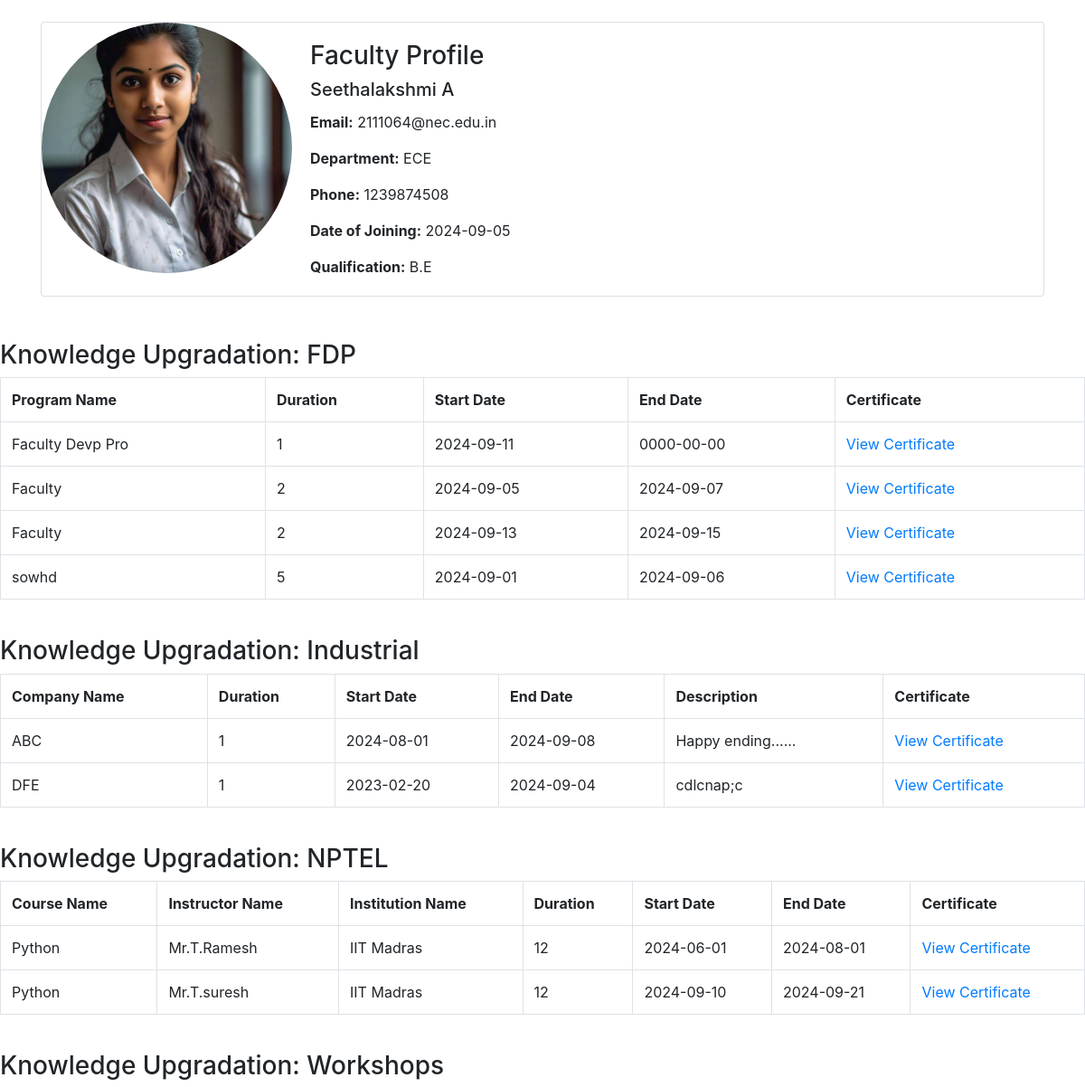
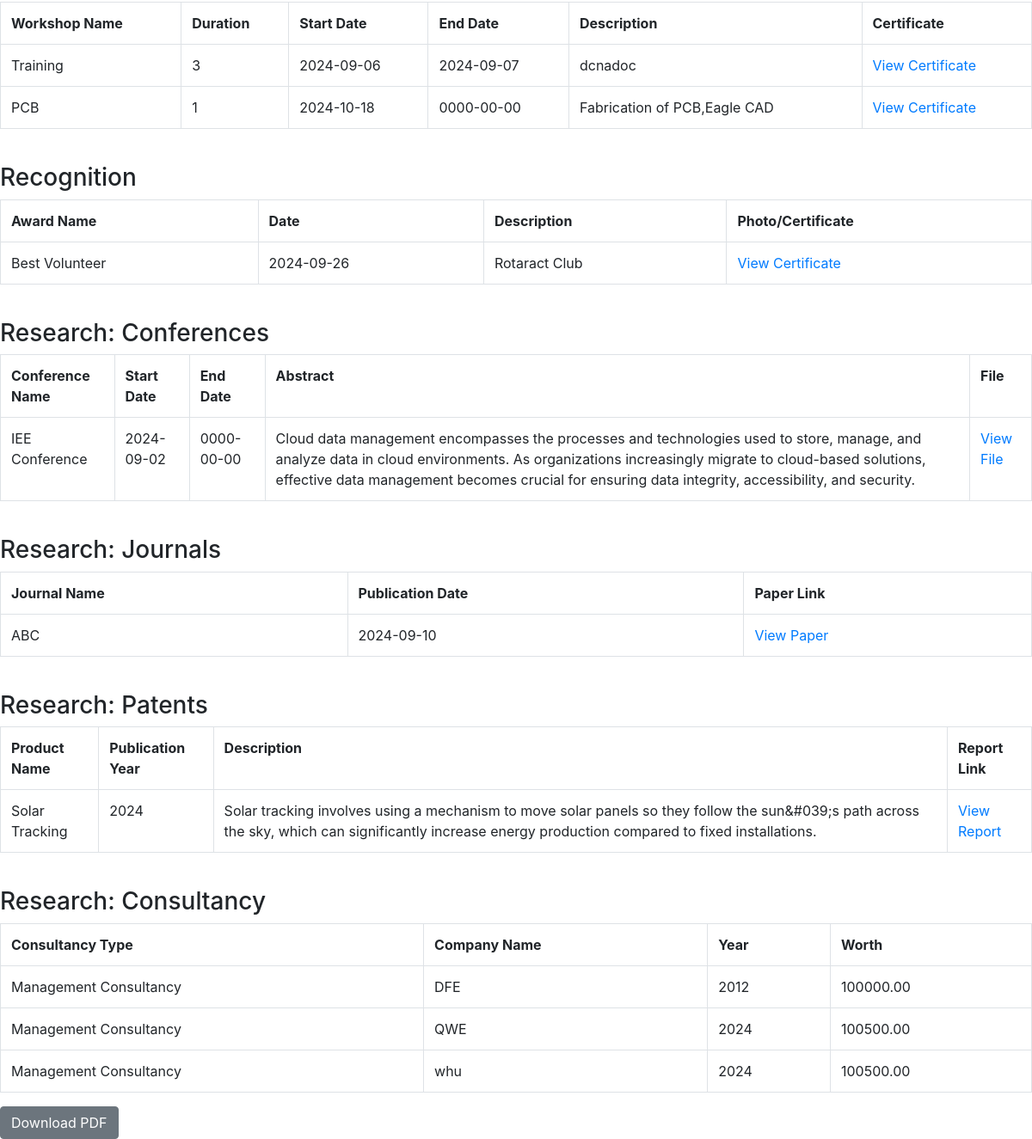
/admin/view_faculty_profile.php?id=10 (signed in), run on the app's committed database (2 pictures, top to bottom).
### tables this page shows
CREATE TABLE `faculty` (
  `id` int(11) NOT NULL,
  `faculty_name` varchar(100) NOT NULL,
  `email` varchar(100) NOT NULL,
  `password` varchar(100) NOT NULL DEFAULT '12345678',
  `department` varchar(100) NOT NULL,
  `phone` varchar(20) DEFAULT NULL,
  `profile_image` varchar(255) DEFAULT NULL,
  `date_of_joining` date DEFAULT NULL,
  `qualification` varchar(100) DEFAULT NULL,
  `reset_token` varchar(255) DEFAULT NULL,
  `token_expiry` datetime DEFAULT NULL
);

CREATE TABLE `knowledge_upgrade_fdp` (
  `id` int(11) NOT NULL,
  `faculty_id` int(11) NOT NULL,
  `program_name` varchar(255) NOT NULL,
  `duration` int(11) NOT NULL,
  `start_date` date NOT NULL,
  `end_date` date DEFAULT NULL,
  `certificate` varchar(255) DEFAULT NULL
);

CREATE TABLE `knowledge_upgrade_industrial` (
  `id` int(11) NOT NULL,
  `faculty_id` int(11) NOT NULL,
  `company_name` varchar(100) NOT NULL,
  `duration` int(11) NOT NULL,
  `start_date` date NOT NULL,
  `end_date` date NOT NULL,
  `description` text DEFAULT NULL,
  `certificate` varchar(255) DEFAULT NULL
);

CREATE TABLE `knowledge_upgrade_nptel` (
  `id` int(11) NOT NULL,
  `faculty_id` int(11) NOT NULL,
  `course_name` varchar(255) NOT NULL,
  `instructor_name` varchar(255) NOT NULL,
  `institution_name` varchar(255) NOT NULL,
  `duration` varchar(100) NOT NULL,
  `start_date` date NOT NULL,
  `end_date` date NOT NULL,
  `certificate` varchar(255) DEFAULT NULL
);

CREATE TABLE `knowledge_upgrade_workshop` (
  `id` int(11) NOT NULL,
  `faculty_id` int(11) NOT NULL,
  `workshop_name` varchar(255) NOT NULL,
  `duration` int(11) NOT NULL,
  `start_date` date DEFAULT NULL,
  `end_date` date DEFAULT NULL,
  `certificate` varchar(255) DEFAULT NULL,
  `description` text DEFAULT NULL
);

CREATE TABLE `recognition` (
  `id` int(11) NOT NULL,
  `faculty_id` int(11) NOT NULL,
  `award_name` varchar(100) DEFAULT NULL,
  `date` date DEFAULT NULL,
  `description` text DEFAULT NULL,
  `photo` varchar(255) DEFAULT NULL
);

CREATE TABLE `conferences` (
  `id` int(11) NOT NULL,
  `faculty_id` int(11) NOT NULL,
  `conference_name` varchar(255) NOT NULL,
  `type` enum('National','International') NOT NULL,
  `city` varchar(100) NOT NULL,
  `country` varchar(100) NOT NULL,
  `start_date` date NOT NULL,
  `end_date` date NOT NULL,
  `title` varchar(255) NOT NULL,
  `contribution_type` enum('Oral Presentation','Poster','Workshop','Other') NOT NULL,
  `abstract` text NOT NULL,
  `co_authors` text DEFAULT NULL,
  `student_ids` text DEFAULT NULL,
  `student_names` text DEFAULT NULL,
  `certification_link` varchar(255) DEFAULT NULL
);

CREATE TABLE `journals` (
  `id` int(11) NOT NULL,
  `faculty_id` int(11) NOT NULL,
  `journal_name` varchar(255) NOT NULL,
  `publication_date` date NOT NULL,
  `scopus_sci` enum('Scopus','Sci') NOT NULL,
  `paper_link` varchar(255) NOT NULL
);

CREATE TABLE `patents` (
  `id` int(11) NOT NULL,
  `faculty_id` int(11) NOT NULL,
  `product_name` varchar(255) NOT NULL,
  `description` text NOT NULL,
  `year_of_publication` year(4) NOT NULL,
  `status` enum('Granted','Pending','Rejected') NOT NULL,
  `report_link` varchar(255) NOT NULL
);

CREATE TABLE `consultancy` (
  `id` int(11) NOT NULL,
  `faculty_id` int(11) NOT NULL,
  `consultancy_type` varchar(100) NOT NULL,
  `company_name` varchar(100) NOT NULL,
  `year` int(11) NOT NULL,
  `worth` decimal(10,2) NOT NULL
);

### admin/view_faculty_profile.php (the view, shortened to what this page needs)
<?php
include('../config.php');
if (isset($_GET['id'])) {
    $faculty_id = $_GET['id'];
    $sql = "SELECT * FROM faculty WHERE id = ?";
    $stmt = $conn->prepare($sql);
    $stmt->bind_param('i', $faculty_id);
    $stmt->execute();
    $result = $stmt->get_result();
    $faculty = $result->fetch_assoc();
    $tables = [
        'knowledge_upgrade_fdp' => "SELECT * FROM knowledge_upgrade_fdp WHERE faculty_id = ?",
        'knowledge_upgrade_industrial' => "SELECT * FROM knowledge_upgrade_industrial WHERE faculty_id = ?",
        'knowledge_upgrade_nptel' => "SELECT * FROM knowledge_upgrade_nptel WHERE faculty_id = ?",
        'knowledge_upgrade_workshop' => "SELECT * FROM knowledge_upgrade_workshop WHERE faculty_id = ?"
    ];
    $knowledge_data = [];
    foreach ($tables as $key => $query) {
        $stmt = $conn->prepare($query);
        $stmt->bind_param('i', $faculty_id);
        $stmt->execute();
        $knowledge_data[$key] = $stmt->get_result();
    }
}
$research_tables = [
    'conferences' => "SELECT * FROM conferences WHERE faculty_id = ?",
    'journals' => "SELECT * FROM journals WHERE faculty_id = ?",
    'patents' => "SELECT * FROM patents WHERE faculty_id = ?",
    'consultancy' => "SELECT * FROM consultancy WHERE faculty_id = ?"
];
$research_data = [];
foreach ($research_tables as $key => $query) {
    $stmt = $conn->prepare($query);
    $stmt->bind_param('i', $faculty_id);
    $stmt->execute();
    $research_data[$key] = $stmt->get_result();
}
    $sql_recognition = "SELECT * FROM recognition WHERE faculty_id = ?";
    $stmt = $conn->prepare($sql_recognition);
    $stmt->bind_param('i', $faculty_id);
    $stmt->execute();
    $recognition_result = $stmt->get_result();
?>
<!DOCTYPE html>
<html lang="en">
<head>
	<link rel="stylesheet" href="https://stackpath.bootstrapcdn.com/bootstrap/4.5.2/css/bootstrap.min.css">
</head>
<div class="container mt-4">
    <div class="card mb-4">
        <div class="row no-gutters">
            <div class="col-md-3">
                <img src="../uploads/faculty/<?php echo htmlspecialchars($faculty['profile_image']); ?>" alt="Faculty Image" class="card-img-top rounded-circle" style="width: 100%; height: auto; object-fit: cover;">
            </div>
            <div class="col-md-8">
                <div class="card-body">
					<h3>Faculty Profile</h3>
                    <h5 class="card-title"><?php echo htmlspecialchars($faculty['faculty_name']); ?></h5>
                    <p class="card-text"><strong>Email:</strong> <?php echo htmlspecialchars($faculty['email']); ?></p>
                    <p class="card-text"><strong>Department:</strong> <?php echo htmlspecialchars($faculty['department']); ?></p>
                    <p class="card-text"><strong>Phone:</strong> <?php echo htmlspecialchars($faculty['phone']); ?></p>
                    <p class="card-text"><strong>Date of Joining:</strong> <?php echo htmlspecialchars($faculty['date_of_joining']); ?></p>
                    <p class="card-text"><strong>Qualification:</strong> <?php echo htmlspecialchars($faculty['qualification']); ?></p>
                </div>
            </div>
        </div>
    </div>
</div>
<br>
<h3>Knowledge Upgradation: FDP</h3>
<table class="table table-bordered">
    <tr>
        <th>Program Name</th>
        <th>Duration</th>
        <th>Start Date</th>
        <th>End Date</th>
        <th>Certificate</th>
    </tr>
    <?php while ($row = $knowledge_data['knowledge_upgrade_fdp']->fetch_assoc()) { ?>
    <tr>
        <td><?php echo htmlspecialchars($row['program_name']); ?></td>
        <td><?php echo htmlspecialchars($row['duration']); ?></td>
        <td><?php echo htmlspecialchars($row['start_date']); ?></td>
        <td><?php echo htmlspecialchars($row['end_date']); ?></td>
        <td><a href="<?php echo htmlspecialchars($row['certificate']); ?>" target="_blank">View Certificate</a></td>
    </tr>
    <?php } ?>
</table>
<br>
<h3>Knowledge Upgradation: Industrial</h3>
<table class="table table-bordered">
    <tr>
        <th>Company Name</th>
        <th>Duration</th>
        <th>Start Date</th>
        <th>End Date</th>
        <th>Description</th>
        <th>Certificate</th>
    </tr>
    <?php while ($row = $knowledge_data['knowledge_upgrade_industrial']->fetch_assoc()) { ?>
    <tr>
        <td><?php echo htmlspecialchars($row['company_name']); ?></td>
        <td><?php echo htmlspecialchars($row['duration']); ?></td>
        <td><?php echo htmlspecialchars($row['start_date']); ?></td>
        <td><?php echo htmlspecialchars($row['end_date']); ?></td>
        <td><?php echo htmlspecialchars($row['description']); ?></td>
        <td><a href="<?php echo htmlspecialchars($row['certificate']); ?>" target="_blank">View Certificate</a></td>
    </tr>
    <?php } ?>
</table>
<br>
<h3>Knowledge Upgradation: NPTEL</h3>
<table class="table table-bordered">
    <tr>
        <th>Course Name</th>
        <th>Instructor Name</th>
        <th>Institution Name</th>
        <th>Duration</th>
        <th>Start Date</th>
        <th>End Date</th>
        <th>Certificate</th>
    </tr>
    <?php while ($row = $knowledge_data['knowledge_upgrade_nptel']->fetch_assoc()) { ?>
    <tr>
        <td><?php echo htmlspecialchars($row['course_name']); ?></td>
        <td><?php echo htmlspecialchars($row['instructor_name']); ?></td>
        <td><?php echo htmlspecialchars($row['institution_name']); ?></td>
        <td><?php echo htmlspecialchars($row['duration']); ?></td>
        <td><?php echo htmlspecialchars($row['start_date']); ?></td>
        <td><?php echo htmlspecialchars($row['end_date']); ?></td>
        <td><a href="<?php echo htmlspecialchars($row['certificate']); ?>" target="_blank">View Certificate</a></td>
    </tr>
    <?php } ?>
</table>
<br>
<h3>Knowledge Upgradation: Workshops</h3>
<table class="table table-bordered">
    <tr>
        <th>Workshop Name</th>
        <th>Duration</th>
        <th>Start Date</th>
        <th>End Date</th>
        <th>Description</th>
        <th>Certificate</th>
    </tr>
    <?php while ($row = $knowledge_data['knowledge_upgrade_workshop']->fetch_assoc()) { ?>
    <tr>
        <td><?php echo htmlspecialchars($row['workshop_name']); ?></td>
        <td><?php echo htmlspecialchars($row['duration']); ?></td>
        <td><?php echo htmlspecialchars($row['start_date']); ?></td>
        <td><?php echo htmlspecialchars($row['end_date']); ?></td>
        <td><?php echo htmlspecialchars($row['description']); ?></td>
        <td><a href="<?php echo htmlspecialchars($row['certificate']); ?>" target="_blank">View Certificate</a></td>
    </tr>
    <?php } ?>
</table>
<br>
<h3>Recognition</h3>
<table class="table table-bordered">
    <tr>
        <th>Award Name</th>
        <th>Date</th>
        <th>Description</th>
        <th>Photo/Certificate</th>
    </tr>
    <?php while ($row = $recognition_result->fetch_assoc()) { ?>
    <tr>
        <td><?php echo htmlspecialchars($row['award_name']); ?></td>
        <td><?php echo htmlspecialchars($row['date']); ?></td>
        <td><?php echo htmlspecialchars($row['description']); ?></td>
        <td><a href="<?php echo htmlspecialchars($row['photo']); ?>" target="_blank">View Certificate</a></td>
    </tr>
    <?php } ?>
</table>
<br>
<h3>Research: Conferences</h3>
<table class="table table-bordered">
    <tr>
        <th>Conference Name</th>
        <th>Start Date</th>
        <th>End Date</th>
        <th>Abstract</th>
        <th>File</th>
    </tr>
    <?php while ($row = $research_data['conferences']->fetch_assoc()) { ?>
    <tr>
        <td><?php echo htmlspecialchars($row['conference_name']); ?></td>
        <td><?php echo htmlspecialchars($row['start_date']); ?></td>
        <td><?php echo htmlspecialchars($row['end_date']); ?></td>
        <td><?php echo htmlspecialchars($row['abstract']); ?></td>
        <td><a href="<?php echo htmlspecialchars($row['certification_link']); ?>" target="_blank">View File</a></td>
    </tr>
    <?php } ?>
</table>
<br>
<h3>Research: Journals</h3>
<table class="table table-bordered">
    <tr>
        <th>Journal Name</th>
        <th>Publication Date</th>
        <th>Paper Link</th>
    </tr>
    <?php while ($row = $research_data['journals']->fetch_assoc()) { ?>
    <tr>
        <td><?php echo htmlspecialchars($row['journal_name']); ?></td>
        <td><?php echo htmlspecialchars($row['publication_date']); ?></td>
        <td><a href="<?php echo htmlspecialchars($row['paper_link']); ?>" target="_blank">View Paper</a></td>
    </tr>
    <?php } ?>
</table>
<br>
<h3>Research: Patents</h3>
<table class="table table-bordered">
    <tr>
        <th>Product Name</th>
        <th>Publication Year</th>
        <th>Description</th>
        <th>Report Link</th>
    </tr>
    <?php while ($row = $research_data['patents']->fetch_assoc()) { ?>
    <tr>
        <td><?php echo htmlspecialchars($row['product_name']); ?></td>
        <td><?php echo htmlspecialchars($row['year_of_publication']); ?></td>
        <td><?php echo htmlspecialchars($row['description']); ?></td>
        <td><a href="<?php echo htmlspecialchars($row['report_link']); ?>" target="_blank">View Report</a></td>
    </tr>
    <?php } ?>
</table>
<br>
<h3>Research: Consultancy</h3>
<table class="table table-bordered">
    <tr>
        <th>Consultancy Type</th>
        <th>Company Name</th>
        <th>Year</th>
        <th>Worth</th>
    </tr>
    <?php while ($row = $research_data['consultancy']->fetch_assoc()) { ?>
    <tr>
        <td><?php echo htmlspecialchars($row['consultancy_type']); ?></td>
        <td><?php echo htmlspecialchars($row['company_name']); ?></td>
        <td><?php echo htmlspecialchars($row['year']); ?></td>
        <td><?php echo htmlspecialchars($row['worth']); ?></td>
    </tr>
    <?php } ?>
</table>
<a href="generate_pdf.php?faculty_id=<?php echo $faculty_id; ?>" class="btn btn-secondary">Download PDF</a>

### data on the page
faculty: profile_image (picture), faculty_name "Seethalakshmi A", email "2111064@nec.edu.in", department "ECE", phone "1239874508", date_of_joining "2024-09-05", qualification "B.E"
knowledge_upgrade_fdp: program_name "Faculty Devp Pro", duration "1", start_date "2024-09-11", end_date "0000-00-00"
knowledge_upgrade_fdp: program_name "Faculty", duration "2", start_date "2024-09-05", end_date "2024-09-07"
knowledge_upgrade_fdp: program_name "Faculty", duration "2", start_date "2024-09-13", end_date "2024-09-15"
knowledge_upgrade_fdp: program_name "sowhd", duration "5", start_date "2024-09-01", end_date "2024-09-06"
knowledge_upgrade_industrial: company_name "ABC", duration "1", start_date "2024-08-01", end_date "2024-09-08", description "Happy ending......"
knowledge_upgrade_industrial: company_name "DFE", duration "1", start_date "2023-02-20", end_date "2024-09-04", description "cdlcnap;c"
knowledge_upgrade_nptel: course_name "Python", instructor_name "Mr.T.Ramesh", institution_name "IIT Madras", duration "12", start_date "2024-06-01", end_date "2024-08-01"
knowledge_upgrade_nptel: course_name "Python", instructor_name "Mr.T.suresh", institution_name "IIT Madras", duration "12", start_date "2024-09-10", end_date "2024-09-21"
knowledge_upgrade_workshop: workshop_name "Training", duration "3", start_date "2024-09-06", end_date "2024-09-07", description "dcnadoc"
knowledge_upgrade_workshop: workshop_name "PCB", duration "1", start_date "2024-10-18", end_date "0000-00-00", description "Fabrication of PCB,Eagle CAD"
recognition: award_name "Best Volunteer", date "2024-09-26", description "Rotaract Club"
conferences: conference_name "IEE Conference", start_date "2024-09-02", end_date "0000-00-00", abstract "Cloud data management encompasses the processes and technologies used to store, manage, and analyze data in cloud environments. As organizations increasingly migrate to cloud-based solutions, effective data management becomes crucial for ensuring data integrity, accessibility, and security."
journals: journal_name "ABC", publication_date "2024-09-10"
patents: product_name "Solar Tracking", year_of_publication "2024", description "Solar tracking involves using a mechanism to move solar panels so they follow the sun&#039;s path across the sky, which can significantly increase energy production compared to fixed installations."
consultancy: consultancy_type "Management Consultancy", company_name "DFE", year "2012", worth "100000.00"
consultancy: consultancy_type "Management Consultancy", company_name "QWE", year "2024", worth "100500.00"
consultancy: consultancy_type "Management Consultancy", company_name "whu", year "2024", worth "100500.00"
